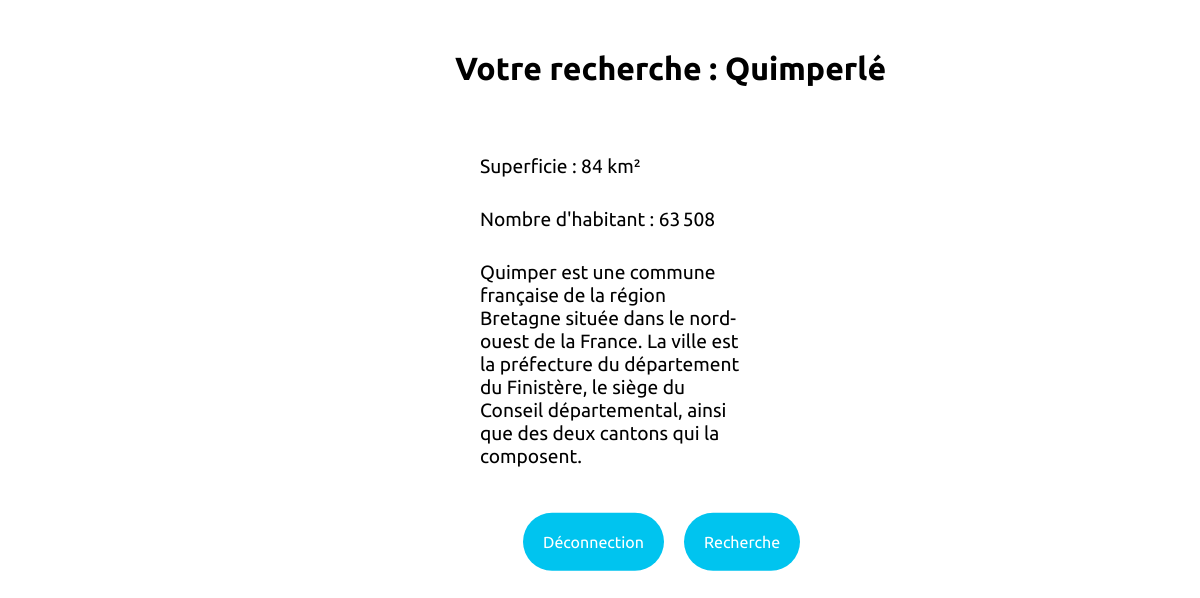
Screenshot of /page/ville.php?city=Quimperlé (signed in) with the database file from the repository.
### tables this page shows
CREATE TABLE IF NOT EXISTS `city` (
  `city_id` int NOT NULL AUTO_INCREMENT,
  `city_name` text NOT NULL,
  `city_size` int NOT NULL,
  `city_habitants` text NOT NULL,
  `city_description` text NOT NULL,
  PRIMARY KEY (`city_id`)
);

### page/ville.php (the view, shortened to what this page needs)
<?php
    $city_name = $_GET['city'];
    $mysqli = mysql_connection();
    $req = $mysqli->query('SELECT * from city WHERE city_name = "' . $city_name . '"');
    $row = $req->fetch_row();
?>
<!doctype html>
<html lang="fr">
<head>
    <link rel="stylesheet" href="../css/normalize.css"/>
    <link rel="stylesheet" href="../css/master.css"/>
</head>
<body>
    <header>
        <div class="page_title"><h1>Votre recherche : <?php echo $city_name ; ?></h1></div>
    </header>
    <div class="container">
        <div class="content">
            <p>Superficie : <?php echo $row[2]; ?> km²</p>
            <p>Nombre d'habitant : <?php echo $row[3]; ?> </p>
            <p><?php echo $row[4]; ?></p>
        </div>
        <div class="link">
            <a class="button" href="../script/logout.php">Déconnection</a>
            <a class="button" href="../page/recherche.php">Recherche</a>
        </div>
    </div>
</body>
</html>

### css/master.css (style rules this page uses)
.page_title { position:absolute; top:5%; left:50%; transform: translate(-25%); }
.button { padding:20px; color:white; border-radius: 40px; margin:10px; background: #00C4EF; }
p { font-size: larger; padding: 15px; }
div { width:50%; height:fit-content; padding:10px; }
.container { display:flex; flex-direction: column; position:absolute; left:50%; top:30%; transform: translate(-25%, -25%); }
.link { display:flex; transform: translate(15%); }

### rows the page displays
city: city_size "84", city_habitants "63 508", city_description "Quimper est une commune française de la région Bretagne située dans le nord-ouest de la France. La ville est la préfecture du département du Finistère, le siège du Conseil départemental, ainsi que des deux cantons qui la composent."

### other values shown
$city_name "Quimperlé"
